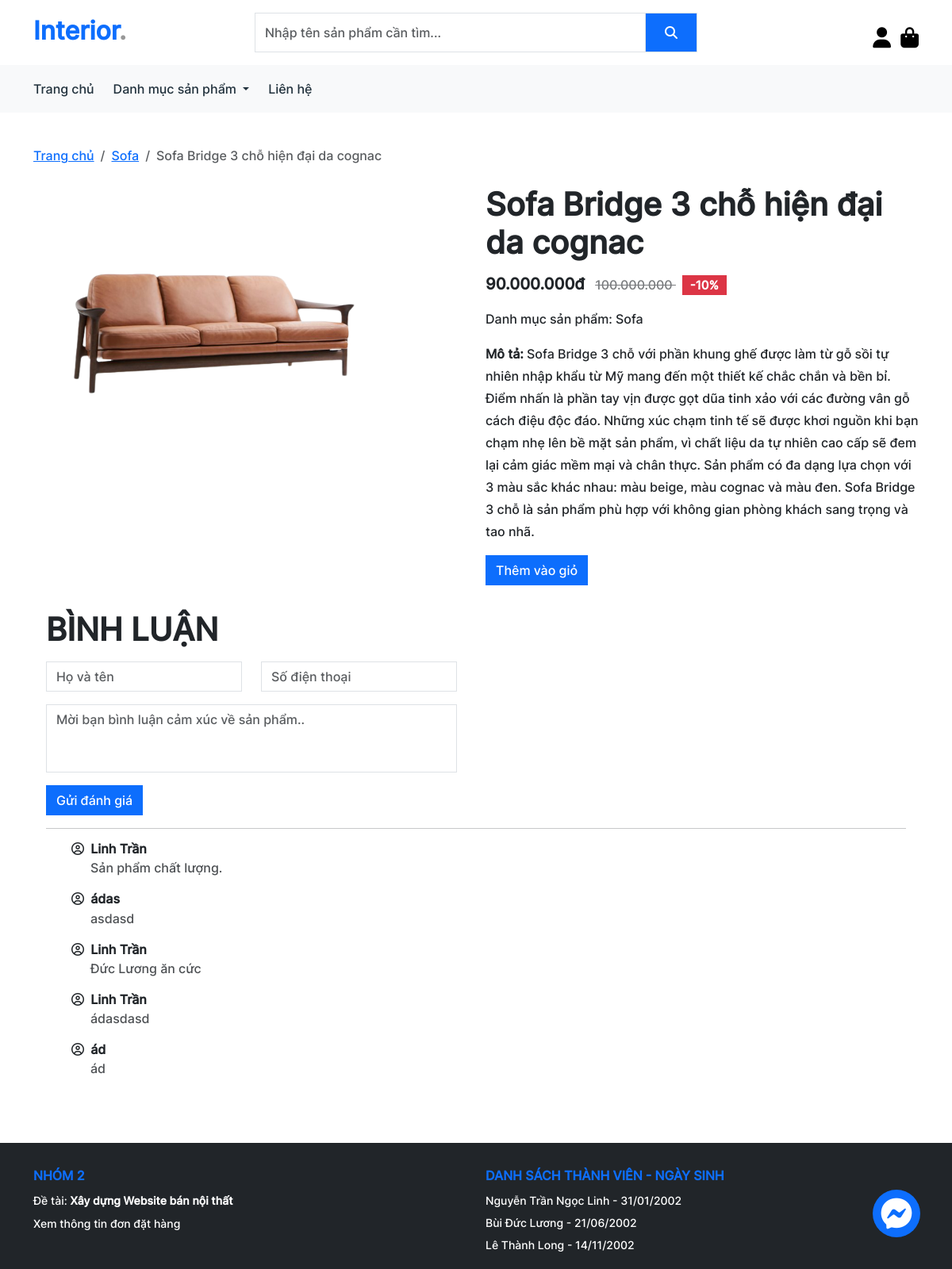
The app's page /product_detail.php?id=2 with its own data.
### tables this page shows
CREATE TABLE `products` (
  `id` int(11) NOT NULL,
  `name` varchar(100) NOT NULL,
  `price` int(11) NOT NULL,
  `discount` int(11) NOT NULL,
  `image` text NOT NULL,
  `category_id` int(11) NOT NULL,
  `description` text NOT NULL
);

CREATE TABLE `categories` (
  `id` int(11) NOT NULL,
  `name` varchar(20) NOT NULL
);

CREATE TABLE `product_comments` (
  `id` int(11) NOT NULL,
  `product_id` int(11) NOT NULL,
  `customer_name` varchar(100) NOT NULL,
  `customer_phone` varchar(50) DEFAULT NULL,
  `customer_comment` text NOT NULL
);

### classes/database.php (called while the page is built, shortened)
<?php
class Database
{
  private $conn = null;
  public function __construct()
  {
    $this->conn = new mysqli(DB_HOST, DB_USER, DB_PASS, DB_NAME);
  }
  public function getProductDetail($id)
  {
    $sql = "SELECT products.*, categories.id AS category_id, categories.name AS category_name FROM products
    INNER JOIN categories
    ON categories.id = products.category_id WHERE products.id = ?";
    $stmt = $this->conn->prepare($sql);
    $stmt->bind_param("i", $id);
    $stmt->execute();
    $result = $stmt->get_result();
    return $result->fetch_assoc();
  }
  public function getAllComments($id)
  {
    $data = array();
    $sql = "SELECT * FROM product_comments WHERE product_id = ?";
    $stmt = $this->conn->prepare($sql);
    $stmt->bind_param("i", $id);
    $stmt->execute();
    $result = $stmt->get_result();
    while ($row = $result->fetch_assoc()) {
      $data[] = $row;
    }
    return $data;
  }
}

### product_detail.php (the view, shortened to what this page needs)
<!DOCTYPE html>
<html lang="en">
<head>
  <link rel="stylesheet" href="./assets/fonts/css/all.min.css" />
  <link rel="stylesheet" href="./lib/boostrap/css/bootstrap.min.css" />
  <link rel="stylesheet" href="./assets/css/app.css" />
</head>
<body>
  <div id="root">
    <?php
    include_once("./includes/header.php");
    include_once("./includes/messenger.php");
    require_once("./classes/database.php");
    $product_id = $_GET["id"];
    $db = new Database();
    $product = $db->getProductDetail($product_id);
    ?>
    <section class="container">
      <nav aria-label="breadcrumb" class="my-4">
        <ol class="breadcrumb">
          <li class="breadcrumb-item"><a href="index.php">Trang chủ</a></li>
          <li class="breadcrumb-item"><a href="category.php?id=<?= $product["category_id"] ?>"><?= $product["category_name"] ?></a></li>
          <li class="breadcrumb-item active" aria-current="page"><?= $product["name"] ?></li>
        </ol>
      </nav>
      <div class="row mb-3">
        <div class="col-md-6">
          <img src="./assets/images/<?= $product["image"] ?>" class="object-fit-cover" width="80%" height="300" alt="" />
        </div>
        <div class="col-md-6">
          <h1 class="pb-3"><?= $product["name"] ?></h1>
          <div class="d-flex align-items-center justify-content-between pb-3">
            <h5>
              <?= number_format($product["price"] - ($product["price"] * $product["discount"] / 100), 0, '', '.') ?>đ
              <small class="fw-light fs-6 text-decoration-line-through px-2 <?= $product["discount"] == 0 ? 'd-none' : '' ?>" style="opacity: 0.6">
                <?= number_format($product["price"], 0, '', '.') ?>
              </small>
              <span class="badge rounded-0 bg-danger <?= $product["discount"] == 0 ? 'd-none' : '' ?>">-<?= $product["discount"] ?>%</span>
            </h5>
          </div>
          <div class="mb-3">
            <p>Danh mục sản phẩm: <?= $product["category_name"] ?></p>
          </div>
          <div class="mb-3">
            <p>
              <strong>Mô tả:</strong>
              <?= $product["description"] ?>
            </p>
          </div>
          <div class="d-flex column-gap-3">
            <button class="add-to-cart btn btn-primary rounded-0" data-id="<?= $product["id"] ?>" title="Thêm vào giỏ hàng">
              Thêm vào giỏ
            </button>
          </div>
        </div>
      </div>
      <div class="bg-white p-3 rounded-4">
        <h1 class="text-uppercase pb-3">Bình luận</h1>
        <form action="./php/handle_comment.php" method="post" onsubmit="return validateFormComment()">
          <div class="row w-50 mb-3">
            <div class="form-group col-md-6">
              <input type="text" class="form-control" id="customer_name" name="customer_name" placeholder="Họ và tên" />
            </div>
            <div class="form-group col-md-6">
              <input type="text" class="form-control" id="customer_phone" name="customer_phone" placeholder="Số điện thoại" />
            </div>
          </div>
          <div class="row w-50 mb-3">
            <div class="form-group col-12">
              <textarea class="form-control" name="customer_comment" id="customer_comment" rows="3" placeholder="Mời bạn bình luận cảm xúc về sản phẩm.."></textarea>
            </div>
          </div>
          <button type="submit" class="btn btn-primary rounded-0">Gửi đánh giá</button>
        </form>
        <hr />
        <ul>
          <?php
          $comments = $db->getAllComments($product_id);
          foreach ($comments as $comment) :
          ?>
            <li class="mb-3">
              <h6>
                <i class="fa-regular fa-circle-user pe-1"></i>
                <?= $comment["customer_name"] ?>
              </h6>
              <p class="ps-4" style="opacity: 0.8;">
                <?= $comment["customer_comment"] ?>
              </p>
            </li>
          <?php endforeach; ?>
        </ul>
      </div>
    </section>
    <?php include_once("./includes/footer.php"); ?>
  </div>
</body>
</html>

### assets/css/app.css (style rules this page uses)
:root { --bg-color: #eff2f1; --white-color: #fff; --black-color: #000; --text-color: #21313c; }
body { font-family: 'Inter', sans-serif; font-weight: 400; line-height: 28px; scroll-behavior: smooth; }
input, textarea { box-shadow: none !important; border-radius: 0px !important; }
button, input, textarea { font-family: 'Inter', sans-serif; border-radius: 0px !important; }
textarea { resize: none; }
h1, h2, h3, h4, h5, h6 { font-weight: 700; margin: 0; }
p { margin: 0 !important; }
li { list-style: none; }

### records on screen
products: category.name "Sofa", name "Sofa Bridge 3 chỗ hiện đại da cognac", image (picture), $product["price"] - ($product["price"] * $product["discount"] / 100) "90.000.000", price "100.000.000", discount "10", description "Sofa Bridge 3 chỗ với phần khung ghế được làm từ gỗ sồi tự nhiên nhập khẩu từ Mỹ mang đến một thiết kế chắc chắn và bền bỉ. Điểm nhấn là phần tay vịn được gọt dũa tinh xảo với các đường vân gỗ cách điệu độc đáo. Những xúc chạm tinh tế sẽ được khơi nguồn khi bạn chạm nhẹ lên bề mặt sản phẩm, vì chất liệu da tự nhiên cao cấp sẽ đem lại cảm giác mềm mại và chân thực. Sản phẩm có đa dạng lựa chọn với 3 màu sắc khác nhau: màu beige, màu cognac và màu đen. Sofa Bridge 3 chỗ là sản phẩm phù hợp với không gian phòng khách sang trọng và tao nhã."
product_comments: customer_name "Linh Trần", customer_comment "Sản phẩm chất lượng."
product_comments: customer_name "ádas", customer_comment "asdasd"
product_comments: customer_name "Linh Trần", customer_comment "Đức Lương ăn cức"
product_comments: customer_name "Linh Trần", customer_comment "ádasdasd"
product_comments: customer_name "ád", customer_comment "ád"
